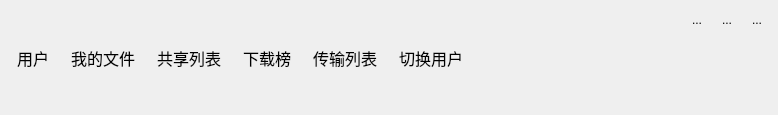
<?xml version="1.0" encoding="UTF-8"?>
<ui version="4.0">
 <class>ButtonGroup</class>
 <widget class="QWidget" name="ButtonGroup">
  <property name="geometry">
   <rect>
    <x>0</x>
    <y>0</y>
    <width>778</width>
    <height>115</height>
   </rect>
  </property>
  <property name="sizePolicy">
   <sizepolicy hsizetype="Preferred" vsizetype="Preferred">
    <horstretch>0</horstretch>
    <verstretch>0</verstretch>
   </sizepolicy>
  </property>
  <property name="maximumSize">
   <size>
    <width>16777215</width>
    <height>115</height>
   </size>
  </property>
  <property name="windowTitle">
   <string>Form</string>
  </property>
  <layout class="QHBoxLayout" name="horizontalLayout_3">
   <property name="leftMargin">
    <number>9</number>
   </property>
   <property name="topMargin">
    <number>9</number>
   </property>
   <property name="rightMargin">
    <number>9</number>
   </property>
   <property name="bottomMargin">
    <number>9</number>
   </property>
   <item>
    <widget class="QWidget" name="btns_wg" native="true">
     <layout class="QHBoxLayout" name="horizontalLayout">
      <property name="leftMargin">
       <number>0</number>
      </property>
      <property name="topMargin">
       <number>0</number>
      </property>
      <property name="rightMargin">
       <number>0</number>
      </property>
      <property name="bottomMargin">
       <number>0</number>
      </property>
      <item>
       <widget class="QToolButton" name="login_usr">
        <property name="font">
         <font>
          <family>华文琥珀</family>
          <pointsize>12</pointsize>
         </font>
        </property>
        <property name="text">
         <string>用户</string>
        </property>
        <property name="icon">
         <iconset resource="resource.qrc">
          <normaloff>:/images/title_user.png</normaloff>:/images/title_user.png</iconset>
        </property>
        <property name="iconSize">
         <size>
          <width>70</width>
          <height>70</height>
         </size>
        </property>
        <property name="toolButtonStyle">
         <enum>Qt::ToolButtonTextUnderIcon</enum>
        </property>
        <property name="autoRaise">
         <bool>true</bool>
        </property>
       </widget>
      </item>
      <item>
       <widget class="QToolButton" name="myfile">
        <property name="font">
         <font>
          <family>华文琥珀</family>
          <pointsize>12</pointsize>
         </font>
        </property>
        <property name="text">
         <string>我的文件</string>
        </property>
        <property name="icon">
         <iconset resource="resource.qrc">
          <normaloff>:/images/tile_file.png</normaloff>:/images/tile_file.png</iconset>
        </property>
        <property name="iconSize">
         <size>
          <width>50</width>
          <height>50</height>
         </size>
        </property>
        <property name="toolButtonStyle">
         <enum>Qt::ToolButtonTextUnderIcon</enum>
        </property>
        <property name="autoRaise">
         <bool>true</bool>
        </property>
       </widget>
      </item>
      <item>
       <widget class="QToolButton" name="sharelist">
        <property name="font">
         <font>
          <family>华文琥珀</family>
          <pointsize>12</pointsize>
         </font>
        </property>
        <property name="text">
         <string>共享列表</string>
        </property>
        <property name="icon">
         <iconset resource="resource.qrc">
          <normaloff>:/images/title_share.png</normaloff>:/images/title_share.png</iconset>
        </property>
        <property name="iconSize">
         <size>
          <width>50</width>
          <height>50</height>
         </size>
        </property>
        <property name="toolButtonStyle">
         <enum>Qt::ToolButtonTextUnderIcon</enum>
        </property>
        <property name="autoRaise">
         <bool>true</bool>
        </property>
       </widget>
      </item>
      <item>
       <widget class="QToolButton" name="download">
        <property name="font">
         <font>
          <family>华文琥珀</family>
          <pointsize>12</pointsize>
         </font>
        </property>
        <property name="text">
         <string>下载榜</string>
        </property>
        <property name="icon">
         <iconset resource="resource.qrc">
          <normaloff>:/images/tile_hot.png</normaloff>:/images/tile_hot.png</iconset>
        </property>
        <property name="iconSize">
         <size>
          <width>50</width>
          <height>50</height>
         </size>
        </property>
        <property name="toolButtonStyle">
         <enum>Qt::ToolButtonTextUnderIcon</enum>
        </property>
        <property name="autoRaise">
         <bool>true</bool>
        </property>
       </widget>
      </item>
      <item>
       <widget class="QToolButton" name="transform">
        <property name="font">
         <font>
          <family>华文琥珀</family>
          <pointsize>12</pointsize>
         </font>
        </property>
        <property name="text">
         <string>传输列表</string>
        </property>
        <property name="icon">
         <iconset resource="resource.qrc">
          <normaloff>:/images/title_data.png</normaloff>:/images/title_data.png</iconset>
        </property>
        <property name="iconSize">
         <size>
          <width>50</width>
          <height>50</height>
         </size>
        </property>
        <property name="toolButtonStyle">
         <enum>Qt::ToolButtonTextUnderIcon</enum>
        </property>
        <property name="autoRaise">
         <bool>true</bool>
        </property>
       </widget>
      </item>
      <item>
       <widget class="QToolButton" name="switchuser">
        <property name="font">
         <font>
          <family>华文琥珀</family>
          <pointsize>12</pointsize>
         </font>
        </property>
        <property name="text">
         <string>切换用户</string>
        </property>
        <property name="icon">
         <iconset resource="resource.qrc">
          <normaloff>:/images/title_change.png</normaloff>:/images/title_change.png</iconset>
        </property>
        <property name="iconSize">
         <size>
          <width>50</width>
          <height>50</height>
         </size>
        </property>
        <property name="toolButtonStyle">
         <enum>Qt::ToolButtonTextUnderIcon</enum>
        </property>
        <property name="autoRaise">
         <bool>true</bool>
        </property>
       </widget>
      </item>
     </layout>
    </widget>
   </item>
   <item>
    <spacer name="horizontalSpacer_2">
     <property name="orientation">
      <enum>Qt::Horizontal</enum>
     </property>
     <property name="sizeHint" stdset="0">
      <size>
       <width>40</width>
       <height>20</height>
      </size>
     </property>
    </spacer>
   </item>
   <item>
    <widget class="QWidget" name="widget_2" native="true">
     <layout class="QVBoxLayout" name="verticalLayout">
      <property name="spacing">
       <number>0</number>
      </property>
      <property name="leftMargin">
       <number>0</number>
      </property>
      <property name="topMargin">
       <number>0</number>
      </property>
      <property name="rightMargin">
       <number>0</number>
      </property>
      <property name="bottomMargin">
       <number>0</number>
      </property>
      <item>
       <widget class="QWidget" name="widget_3" native="true">
        <layout class="QHBoxLayout" name="horizontalLayout_2">
         <property name="leftMargin">
          <number>0</number>
         </property>
         <property name="topMargin">
          <number>0</number>
         </property>
         <property name="rightMargin">
          <number>0</number>
         </property>
         <property name="bottomMargin">
          <number>0</number>
         </property>
         <item>
          <spacer name="horizontalSpacer">
           <property name="orientation">
            <enum>Qt::Horizontal</enum>
           </property>
           <property name="sizeHint" stdset="0">
            <size>
             <width>40</width>
             <height>20</height>
            </size>
           </property>
          </spacer>
         </item>
         <item>
          <widget class="QToolButton" name="min">
           <property name="text">
            <string>...</string>
           </property>
           <property name="icon">
            <iconset resource="resource.qrc">
             <normaloff>:/images/title_min.png</normaloff>:/images/title_min.png</iconset>
           </property>
           <property name="iconSize">
            <size>
             <width>30</width>
             <height>30</height>
            </size>
           </property>
           <property name="autoRaise">
            <bool>true</bool>
           </property>
          </widget>
         </item>
         <item>
          <widget class="QToolButton" name="max">
           <property name="text">
            <string>...</string>
           </property>
           <property name="icon">
            <iconset resource="resource.qrc">
             <normaloff>:/images/title_max.png</normaloff>:/images/title_max.png</iconset>
           </property>
           <property name="iconSize">
            <size>
             <width>30</width>
             <height>30</height>
            </size>
           </property>
           <property name="autoRaise">
            <bool>true</bool>
           </property>
          </widget>
         </item>
         <item>
          <widget class="QToolButton" name="close">
           <property name="text">
            <string>...</string>
           </property>
           <property name="icon">
            <iconset resource="resource.qrc">
             <normaloff>:/images/title_close.png</normaloff>:/images/title_close.png</iconset>
           </property>
           <property name="iconSize">
            <size>
             <width>30</width>
             <height>30</height>
            </size>
           </property>
           <property name="autoRaise">
            <bool>true</bool>
           </property>
          </widget>
         </item>
        </layout>
       </widget>
      </item>
      <item>
       <spacer name="verticalSpacer">
        <property name="orientation">
         <enum>Qt::Vertical</enum>
        </property>
        <property name="sizeHint" stdset="0">
         <size>
          <width>20</width>
          <height>75</height>
         </size>
        </property>
       </spacer>
      </item>
     </layout>
    </widget>
   </item>
  </layout>
 </widget>
 <resources>
  <include location="resource.qrc"/>
 </resources>
 <connections/>
</ui>
